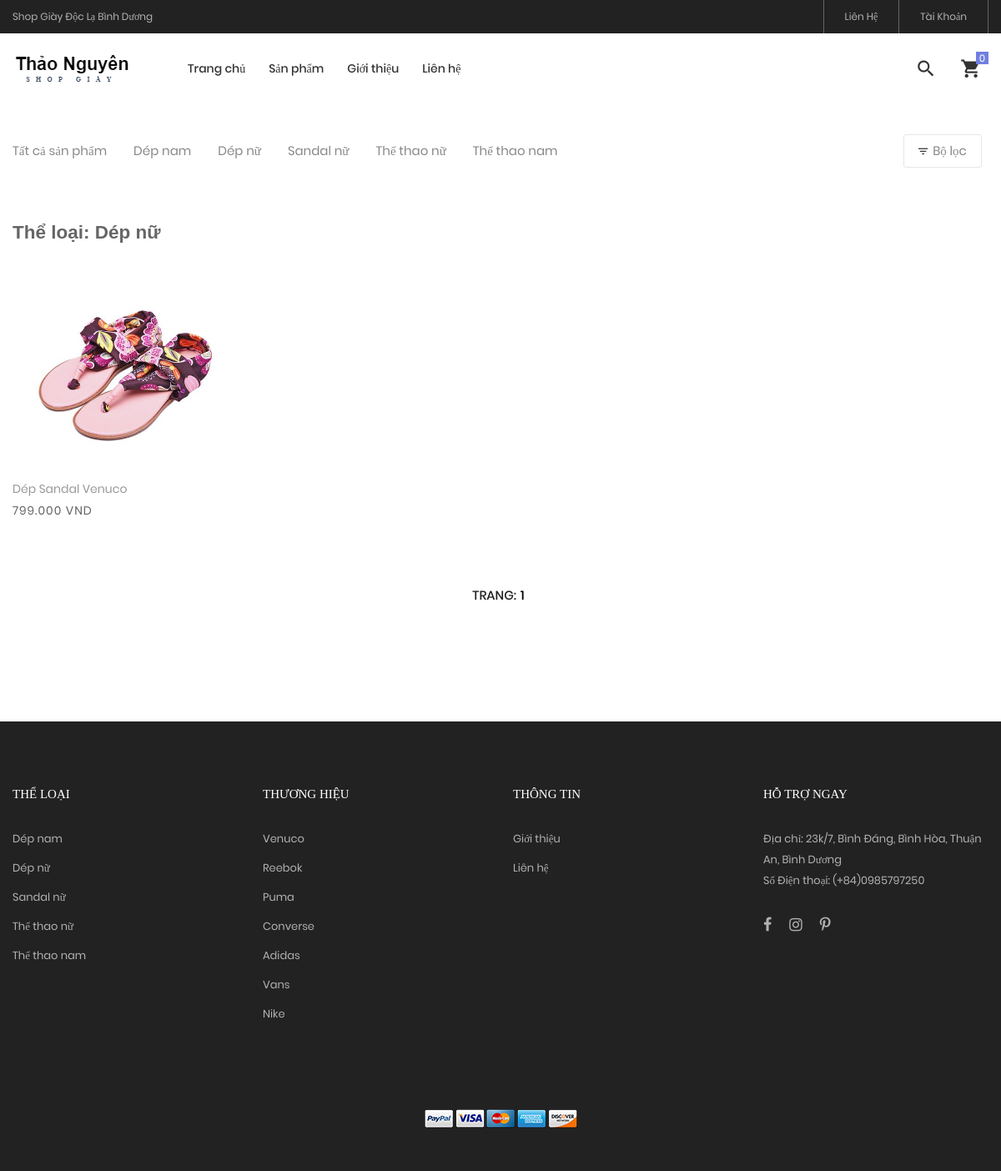
Page /views/productbycat.php?catID=10 (signed in) on the committed database.
### tables this page shows
CREATE TABLE `loaigiay` (
  `MaLoai` int NOT NULL AUTO_INCREMENT,
  `TenLoai` varchar(50) NOT NULL,
  `TrangThai` tinyint(1) DEFAULT '1',
  PRIMARY KEY (`MaLoai`)
);

CREATE TABLE `sanpham` (
  `MaGiay` int NOT NULL AUTO_INCREMENT,
  `TenGiay` varchar(50) NOT NULL,
  `Size` tinyint unsigned NOT NULL,
  `AnhBia` varchar(50) DEFAULT NULL,
  `GiaBan` bigint NOT NULL,
  `MaThuongHieu` int DEFAULT NULL,
  `TrangThai` tinyint(1) DEFAULT '1',
  `MaNCC` int DEFAULT NULL,
  `MaLoai` int DEFAULT NULL,
  `ThoiGianBaoHanh` int DEFAULT NULL,
  `NgayCapNhat` datetime(6) DEFAULT NULL,
  `SoLuongTon` int NOT NULL,
  PRIMARY KEY (`MaGiay`),
  KEY `FK_LOAIGIAY` (`MaLoai`),
  KEY `FK_NHACUNGCAP` (`MaNCC`),
  KEY `FL_THUONGHIEU` (`MaThuongHieu`),
  CONSTRAINT `FK_LOAIGIAY` FOREIGN KEY (`MaLoai`) REFERENCES `loaigiay` (`MaLoai`),
  CONSTRAINT `FK_NHACUNGCAP` FOREIGN KEY (`MaNCC`) REFERENCES `nhacungcap` (`MaNCC`),
  CONSTRAINT `FK_THƯƠNG HIEU` FOREIGN KEY (`MaThuongHieu`) REFERENCES `thuonghieu` (`MaThuongHieu`)
);

CREATE TABLE `thuonghieu` (
  `MaThuongHieu` int NOT NULL AUTO_INCREMENT,
  `TenThuongHieu` varchar(50) NOT NULL,
  PRIMARY KEY (`MaThuongHieu`)
);

### lib/database.php (called while the page is built, shortened)
<?php
class Database
{
    public $host = DB_HOST;
    public $user = DB_USER;
    public $pass = DB_PASS;
    public $dbname = DB_NAME;
    public $link;
    private function connectDB()
    {
        $this->link = new mysqli($this->host, $this->user, $this->pass, $this->dbname);
    }
    public function select($query)
    {
        $result = $this->link->query($query) or die($this->link->error . __LINE__);
        if ($result->num_rows > 0) {
            return $result;
        } else {
            return false;
        }
    }
}

### classes/admin/category.php (called while the page is built, shortened)
<?php
include_once '../lib/database.php';
include_once '../helpers/format.php';
?>
<?php
class category
{
    private $db;
    public function __construct()
    {
        $this->db = new Database();
    }
    public function show_category()
    {
        $query = "SELECT * FROM loaigiay ORDER BY MaLoai DESC";
        $result = $this->db->select($query);
        return $result;
    }
    public function getproductbyCat($id)
    {
        $sp_tungtrang = 4;
        if (!isset($_GET['trang'])) {
            $trang = 1;
        } else {
            $trang = $_GET['trang'];
        }
        $tung_trang = ($trang - 1) * $sp_tungtrang;
        $query = "SELECT * FROM sanpham WHERE MaLoai='$id' order by MaLoai  LIMIT $tung_trang, $sp_tungtrang" ;
        $result = $this->db->select($query);
        return $result;
    }
    public function get_all_productbycat($id)
    {
        $query = "SELECT * FROM sanpham WHERE MaLoai='$id' order by MaLoai";
        $result = $this->db->select($query);
        return $result;
    }
    public function getnamecat($id)
    {
        $query = "SELECT sanpham.*, loaigiay.TenLoai, loaigiay.MaLoai FROM sanpham,loaigiay WHERE sanpham.MaLoai=loaigiay.MaLoai AND sanpham.MaLoai ='$id' LIMIT 1";
        $result = $this->db->select($query);
        return $result;
    }
}
?>

### helpers/format.php (called while the page is built, shortened)
<?php
class Format
{
    function currency_format($number, $suffix = ' ' . 'VND')
    {
        if (!empty($number)) {
            return number_format($number, 0, ',', '.') . "{$suffix}";
        }
    }
}

### classes/admin/brand.php (called while the page is built, shortened)
<?php
include_once '../lib/database.php';
include_once '../helpers/format.php';
?>
<?php
class brand
{
    private $db;
    public function __construct()
    {
        $this->db = new Database();
    }
    public function show_brand()
    {
        $query = "SELECT * FROM thuonghieu ORDER BY MaThuongHieu DESC";
        $result = $this->db->select($query);
        return $result;
    }
}
?>

### views/productbycat.php (the view, shortened to what this page needs)
<!DOCTYPE html>
<html lang="en">
<head>
    <?php include 'blocks/head.php'; ?>
</head>
<body class="animsition">
    <header class="header-v4">
        <?php include 'blocks/header.php'; ?>
    </header>
    <?php
        if (!isset($_GET['catID']) || $_GET['catID'] == null) {
        } else {
            $id = $_GET['catID'];
        }
    ?>
    <div class="bg0 m-t-23 p-b-140">
        <div class="container">
            <div class="flex-w flex-sb-m p-b-52">
                <div class="flex-w flex-l-m filter-tope-group m-tb-10">
                      <a href="product.php" class="stext-106 cl6 hov1 bor3 trans-04 m-r-32 m-tb-5">
                        Tất cả sản phẩm
                    </a>
                    <?php
                    $getall_category = $cat->show_category();
                    if ($getall_category) {
                        while ($result_allcat = $getall_category->fetch_assoc()) {
                            ?>
                            <a href="productbycat.php?catID=<?php echo $result_allcat['MaLoai'] ?>"
                                class="stext-106 cl6 hov1 bor3 trans-04 m-r-32 m-tb-5"><?php echo $result_allcat['TenLoai'] ?></a>
                            <?php
                        }
                    }
                    ?>
                </div>
                <div class="flex-w flex-c-m m-tb-10">
                    <div
                        class="flex-c-m stext-106 cl6 size-104 bor4 pointer hov-btn3 trans-04 m-r-8 m-tb-4 js-show-filter">
                        <i class="icon-filter cl2 m-r-6 fs-15 trans-04 zmdi zmdi-filter-list"></i>
                        Bộ lọc
                    </div>
                </div>
            </div>
            <?php
                $namecat = $cat->getnamecat($id);
                if ($namecat) {
                    while ($resul_name = $namecat->fetch_assoc()) {
                        ?>
            <h4 style="font-weight: bold;">Thể loại: <?php echo $resul_name['TenLoai'] ?></h4>
            <?php
                    }
                }
                ?>
            <div class="row isotope-grid">
                <?php
                $productbycat = $cat->getproductbyCat($id);
                if ($productbycat) {
                    while ($resul = $productbycat->fetch_assoc()) {
                        ?>
                        <div class="col-sm-6 col-md-4 col-lg-3 p-b-35 isotope-item women">
                            <div class="block2">
                                <div class="block2-pic hov-img0">
                                    <img src="../admin/uploads/<?php echo $resul['AnhBia'] ?>" alt="IMG-PRODUCT">
                                </div>
                                <div class="block2-txt flex-w flex-t p-t-14">
                                    <div class="block2-txt-child1 flex-col-l ">
                                        <a href="product-detail.php?proID=<?php echo $resul['MaGiay'] ?>"
                                            class="stext-104 cl4 hov-cl1 trans-04 js-name-b2 p-b-6">
                                            <?php echo $resul['TenGiay'] ?>
                                        </a>
                                        <span class="stext-105 cl3">
                                            <?php echo $fm->currency_format($resul['GiaBan']) ?>
                                        </span>
                                    </div>
                                </div>
                            </div>
                        </div>
                        <?php
                    }
                }
                ?>
            </div>
           <div class="flex-c-m flex-w w-full p-t-45">
                <?php
                    $product_all = $cat->get_all_productbycat($id);
                    $product_count = mysqli_num_rows($product_all);
                    $product_buttom = ceil($product_count/4);
                    echo '<p class="flex-c-m stext-101 cl5">Trang: </p>';
                    for($i= 1; $i<=$product_buttom;$i++){
                    echo'<a href="productbycat.php?catID='.$id.'?trang='.$i.'" class="flex-c-m stext-101 cl5" style="margin: 0 5px; color: black; ">'.$i.'</a>';
                    }
               ?>
            </div>
        </div>
    </div>
    <?php include 'blocks/footer.php'; ?>
</body>
</html>

### views/blocks/footer.php (shortened to what this page needs)
<footer class="bg3 p-t-75 p-b-32">
    <div class="container">
        <div class="row">
            <div class="col-sm-6 col-lg-3 p-b-50">
                <h4 class="stext-301 cl0 p-b-30">
                    Thể loại
                </h4>
                <?php
                $getall_category = $cat->show_category();
                if ($getall_category) {
                    while ($result_allcat = $getall_category->fetch_assoc()) {
                        ?>
                        <ul>
                            <li class="p-b-10">
                                <a href="productbycat.php?catID=<?php echo $result_allcat['MaLoai'] ?>"
                                    class="stext-107 cl7 hov-cl1 trans-04"><?php echo $result_allcat['TenLoai'] ?></a>
                            </li>
                        </ul>
                        <?php
                    }
                }
                ?>
            </div>
            <div class="col-sm-6 col-lg-3 p-b-50">
                <h4 class="stext-301 cl0 p-b-30">
                    Thương hiệu
                </h4>
                <?php
                $getall_brand = $br->show_brand();
                if ($getall_brand) {
                    while ($result_allcat = $getall_brand->fetch_assoc()) {
                        ?>
                        <ul>
                            <li class="p-b-10">
                                <a href="productbybrand.php?brID=<?php echo $result_allcat['MaThuongHieu'] ?>"
                                    class="stext-107 cl7 hov-cl1 trans-04"><?php echo $result_allcat['TenThuongHieu'] ?></a>
                            </li>
                        </ul>
                        <?php
                    }
                }
                ?>
            </div>
            <div class="col-sm-6 col-lg-3 p-b-50">
                <h4 class="stext-301 cl0 p-b-30">
                    Thông Tin
                </h4>
                <ul>
                    <li class="p-b-10">
                        <a href="../views/about.php" class="stext-107 cl7 hov-cl1 trans-04">
                            Giới thiệu
                        </a>
                    </li>
                    <li class="p-b-10">
                        <a href="../views/contact.php" class="stext-107 cl7 hov-cl1 trans-04">
                            Liên hệ
                        </a>
                    </li>
                </ul>
            </div>
            <div class="col-sm-6 col-lg-3 p-b-50">
                <h4 class="stext-301 cl0 p-b-30">
                    Hỗ trợ ngay
                </h4>
                <p class="stext-107 cl7 size-201">
                    Địa chỉ: 23k/7, Bình Đáng, Bình Hòa, Thuận An, Bình Dương
                    Số Điện thoại: (+84)0985797250
                </p>
                <div class="p-t-27">
                    <a href="#" class="fs-18 cl7 hov-cl1 trans-04 m-r-16">
                        <i class="fa fa-facebook"></i>
                    </a>
                    <a href="#" class="fs-18 cl7 hov-cl1 trans-04 m-r-16">
                        <i class="fa fa-instagram"></i>
                    </a>
                    <a href="#" class="fs-18 cl7 hov-cl1 trans-04 m-r-16">
                        <i class="fa fa-pinterest-p"></i>
                    </a>
                </div>
            </div>
        </div>
    </div>
    <div class="p-t-40">
        <div class="flex-c-m flex-w p-b-18">
            <a href="#" class="m-all-1">
                <img src="../public/images/icons/icon-pay-01.png" alt="ICON-PAY">
            </a>
            <a href="#" class="m-all-1">
                <img src="../public/images/icons/icon-pay-02.png" alt="ICON-PAY">
            </a>
            <a href="#" class="m-all-1">
                <img src="../public/images/icons/icon-pay-03.png" alt="ICON-PAY">
            </a>
            <a href="#" class="m-all-1">
                <img src="../public/images/icons/icon-pay-04.png" alt="ICON-PAY">
            </a>
            <a href="#" class="m-all-1">
                <img src="../public/images/icons/icon-pay-05.png" alt="ICON-PAY">
            </a>
        </div>
    </div>
</footer>

### public/css/main.css (style rules this page uses)
.container { max-width: 1380px; }
@media (max-width: 1600px) { .container { max-width: 1200px; } }
.block2-pic { position: relative; }
.block2-txt-child1 { width: calc(100% - 30px); }
.cl0 { color: #fff; }
.cl2 { color: #333; }
.cl3 { color: #666; }
.cl4 { color: #999; }
.cl5 { color: #222; }
.cl6 { color: #888; }
.cl7 { color: #b2b2b2; }
.stext-101 { font-family: Poppins-Medium; font-size: 15px; line-height: 1.466667; text-transform: uppercase; }
.stext-104 { font-family: Poppins-Regular; font-size: 14px; line-height: 1.466667; }
.stext-105 { font-family: Poppins-Regular; font-size: 14px; line-height: 1.466667; letter-spacing: 1px; }
.stext-106 { font-family: Poppins-Regular; font-size: 15px; line-height: 1.2; }
.stext-107 { font-family: Poppins-Regular; font-size: 13px; line-height: 1.923; }
.stext-301 { font-family: Montserrat-Bold; font-size: 15px; line-height: 1.6; text-transform: uppercase; }
.size-104 { min-width: 94px; height: 40px; }
.size-201 { max-width: 270px; }
.bg0 { background-color: #fff; }
.bg3 { background-color: #222; }
.bor3 { border-bottom: 1px solid transparent; }
.bor4 { border: 1px solid #e6e6e6; border-radius: 3px; }
.hov-img0 { display: block; overflow: hidden; }
.hov-img0 img { width: 100%; -webkit-transition: transform 0.9s ease; -o-transition: transform 0.9s ease; -moz-transition: transform 0.9s ease; transition: transform 0.9s ease; }

### rows in the picture
loaigiay: TenLoai "Dép nam"
loaigiay: TenLoai "Dép nữ"
loaigiay: TenLoai "Sandal nữ"
loaigiay: TenLoai "Thể thao nữ"
loaigiay: TenLoai "Thể thao nam"
sanpham: MaLoai.TenLoai "Dép nữ", AnhBia (picture), TenGiay "Dép Sandal Venuco", GiaBan "799.000 VND"
thuonghieu: TenThuongHieu "Venuco"
thuonghieu: TenThuongHieu "Reebok"
thuonghieu: TenThuongHieu "Puma"
thuonghieu: TenThuongHieu "Converse"
thuonghieu: TenThuongHieu "Adidas"
thuonghieu: TenThuongHieu "Vans"
thuonghieu: TenThuongHieu "Nike"
